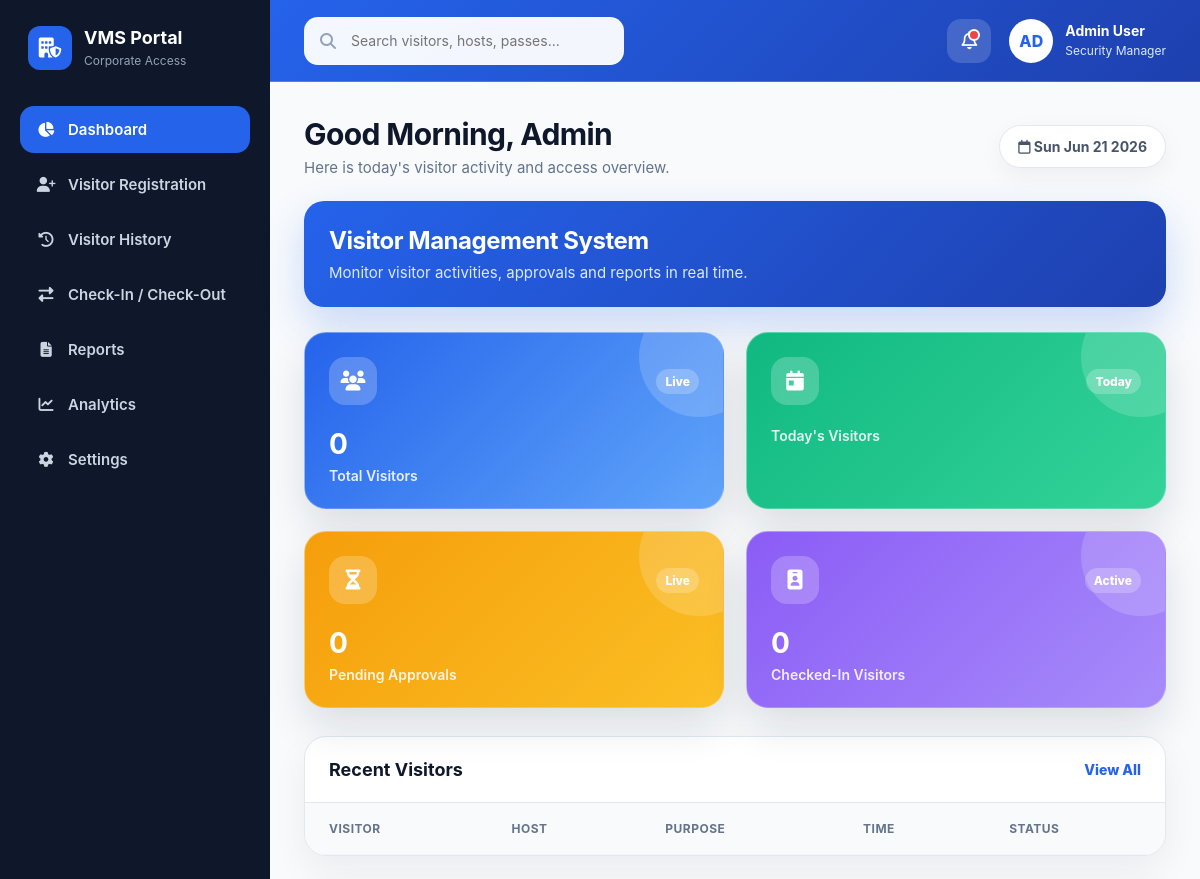
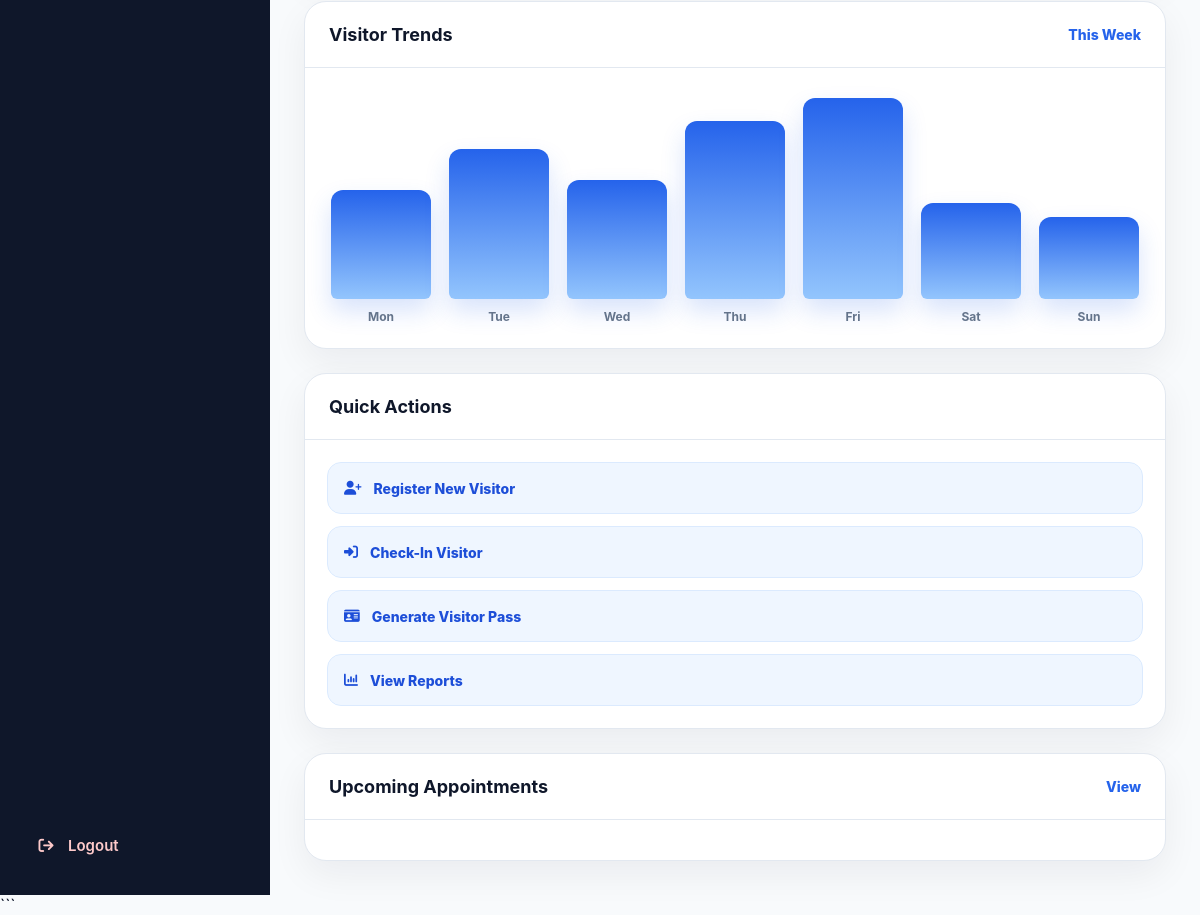
The app's page /dashboard, older data (2 pictures, top to bottom).
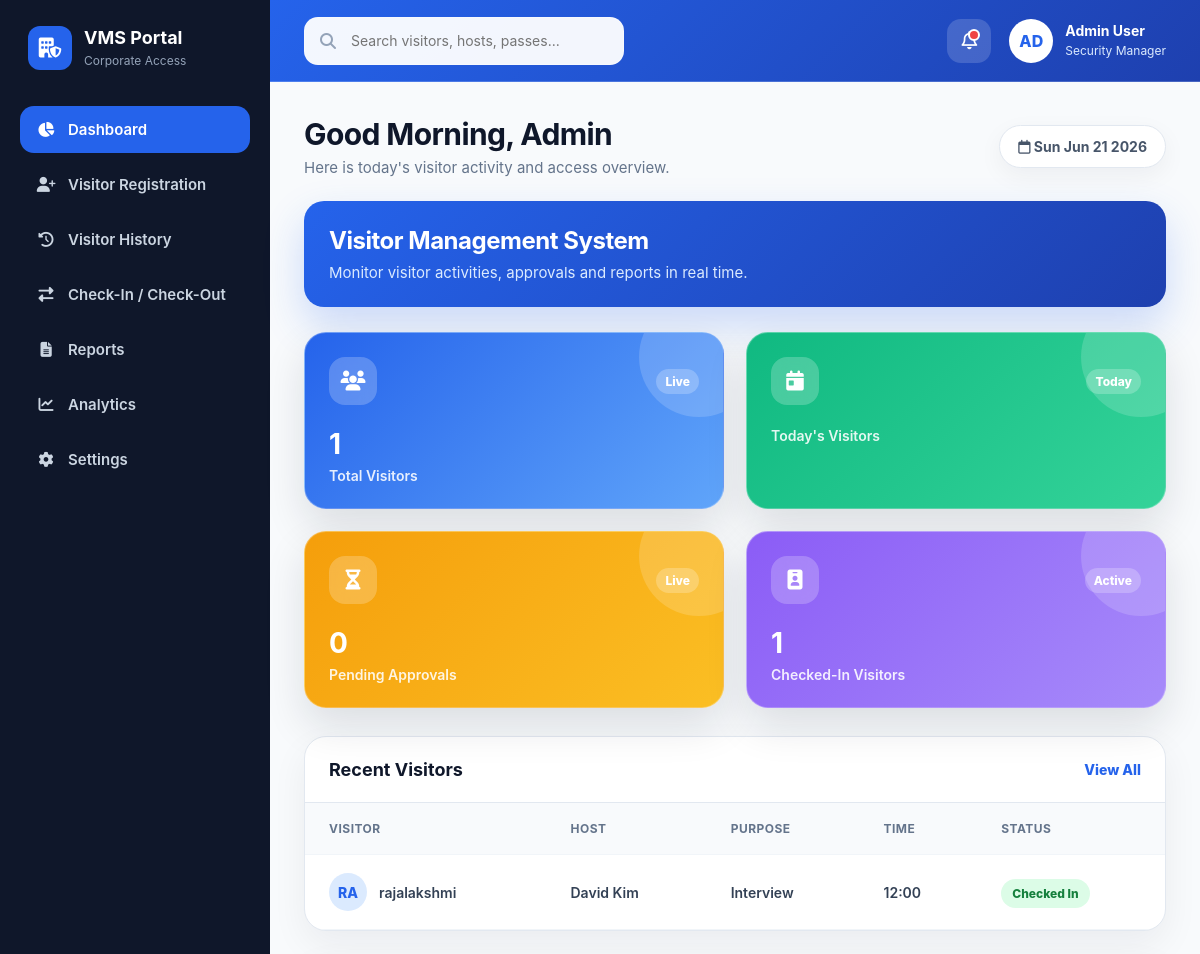
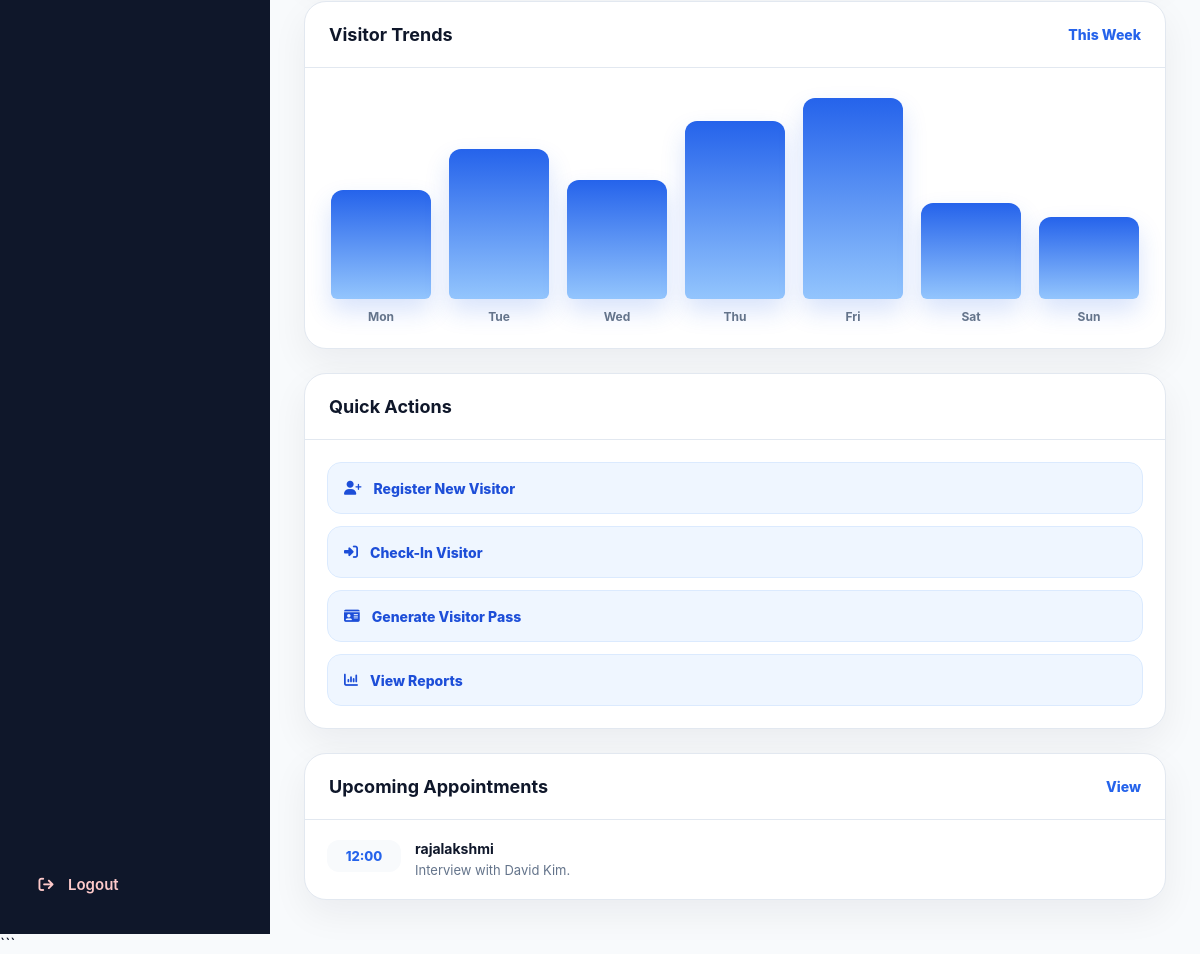
The same page, newer data (2 pictures, top to bottom).
### tables this page shows
CREATE TABLE visitors (
            id INTEGER PRIMARY KEY AUTOINCREMENT,
            visitor_id TEXT UNIQUE,
            name TEXT NOT NULL,
            mobile TEXT,
            email TEXT,
            gender TEXT,
            dob TEXT,
            visitor_type TEXT,
            company TEXT,
            purpose TEXT,
            purpose_details TEXT,
            department TEXT,
            host TEXT,
            visit_date TEXT,
            visit_time TEXT,
            address TEXT,
            emergency_contact TEXT,
            vehicle_number TEXT,
            status TEXT DEFAULT 'Pending Check-In',
            registration_time TEXT,
            checkin_time TEXT,
            checkout_time TEXT
        );

### app.py (the view)
@app.route("/dashboard")
def dashboard():
    conn = get_db_connection()
    cursor = conn.cursor()
    cursor.execute("SELECT COUNT(*) FROM visitors")
    total_visitors = cursor.fetchone()[0]
    cursor.execute("SELECT COUNT(*) FROM visitors WHERE status='Pending Check-In'")
    pending_visitors = cursor.fetchone()[0]
    cursor.execute("SELECT COUNT(*) FROM visitors WHERE status='Checked In'")
    checked_in_visitors = cursor.fetchone()[0]
    cursor.execute("SELECT COUNT(*) FROM visitors WHERE status='Checked Out'")
    checked_out_visitors = cursor.fetchone()[0]
    cursor.execute("SELECT * FROM visitors ORDER BY id DESC LIMIT 5")
    recent_visitors = cursor.fetchall()
    conn.close()
    return render_template(
        "dashboard.html",
        total_visitors=total_visitors,
        pending_visitors=pending_visitors,
        checked_in_visitors=checked_in_visitors,
        checked_out_visitors=checked_out_visitors,
        recent_visitors=recent_visitors
    )

### app.py (called while the page is built)
def get_db_connection():
    conn = sqlite3.connect(DB_NAME)
    conn.row_factory = sqlite3.Row
    return conn

### templates/dashboard.html (shortened to what the changed rows need)
<!DOCTYPE html>
<html lang="en">
<head>
  <link
    rel="stylesheet"
    href="https://cdnjs.cloudflare.com/ajax/libs/font-awesome/6.5.0/css/all.min.css"
  />
</head>
<body>
  <div class="dashboard">
    <aside class="sidebar">
      <div>
        <a href="{{ url_for('dashboard') }}" class="logo" style="text-decoration:none; color:inherit;">
          <div class="logo-text">
            <h2>VMS Portal</h2>
          </div>
        </a>
      </div>
    </aside>
    <main class="main">
      <section class="content">
        <div class="welcome">
          <div>
            <h1>Welcome back, Admin</h1>
          </div>
        </div>
        <div class="welcome-banner">
          <h2>Visitor Management System</h2>
        </div>
        <div class="stats-grid">
          <a href="{{ url_for('history') }}" class="stat-card">
            <div class="stat-top">
              <div class="stat-icon">
              </div>
              <span class="stat-change">Live</span>
            </div>
            <h3>{{ total_visitors }}</h3>
            <p>Total Visitors</p>
          </a>
          <a href="{{ url_for('checkin_checkout') }}" class="stat-card">
            <div class="stat-top">
              <div class="stat-icon">
              </div>
              <span class="stat-change">Active</span>
            </div>
            <h3>{{ checked_in_visitors }}</h3>
            <p>Checked-In Visitors</p>
          </a>
        </div>
        <div class="dashboard-grid">
          <div>
            <section class="card">
              <table>
                <thead>
                  <tr>
                    <th>Visitor</th>
                    <th>Host</th>
                    <th>Purpose</th>
                    <th>Time</th>
                    <th>Status</th>
                  </tr>
                </thead>
                <tbody>
                  {% for v in recent_visitors %}
                  <tr>
                    <td>
                      <div class="visitor">
                        <div class="visitor-avatar">{{ v.name[:2]|upper }}</div>
                        {{ v.name }}
                      </div>
                    </td>
                    <td>{{ v.host or "-" }}</td>
                    <td>{{ v.purpose or "-" }}</td>
                    <td>{{ v.visit_time or "-" }}</td>
                    <td>
                      {% if v.status == "Checked In" %}
                        <span class="status checked">Checked In</span>
                      {% elif v.status == "Pending Check-In" %}
                        <span class="status pending">Pending</span>
                      {% elif v.status == "Checked Out" %}
                        <span class="status scheduled">Checked Out</span>
                      {% else %}
                        <span class="status scheduled">{{ v.status }}</span>
                      {% endif %}
                    </td>
                  </tr>
                  {% endfor %}
                </tbody>
              </table>
            </section>
          </div>
          <aside class="side-stack">
            <section class="card">
              <div class="appointments">
                {% for v in recent_visitors[:3] %}
                <div class="appointment">
                  <div class="time">{{ v.visit_time or "-" }}</div>
                  <div>
                    <h4>{{ v.name }}</h4>
                    <p>{{ v.purpose or "Visitor appointment" }} with {{ v.host or "assigned host" }}.</p>
                  </div>
                </div>
                {% endfor %}
              </div>
            </section>
          </aside>
        </div>
      </section>
    </main>
  </div>
</body>
</html>

Row changes from the older to the newer data that the page shows:
added visitors: name "RA", name "rajalakshmi", host "David Kim", purpose "Interview", visit_time "12:00", status "Checked In"
Text that changed along with them:
{{ total_visitors }}: "0" → "1"
{{ checked_in_visitors }}: "0" → "1"
